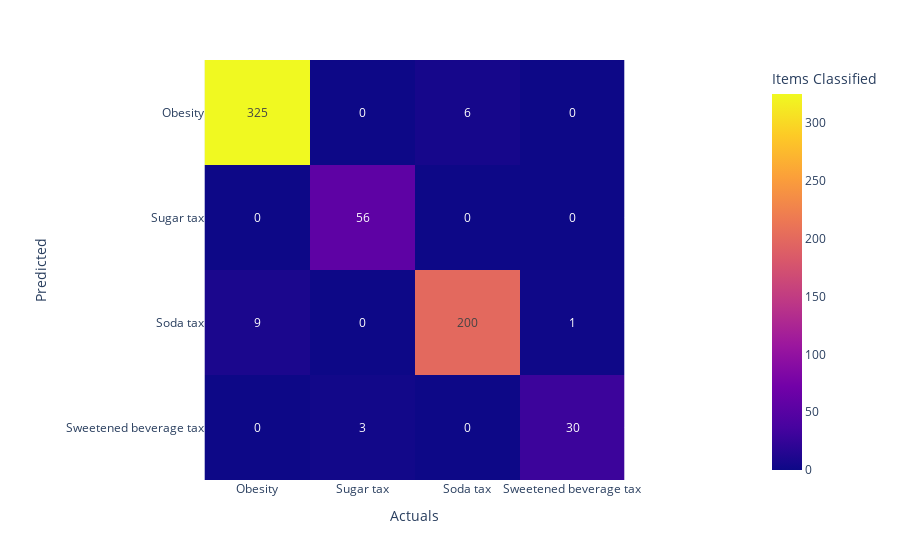
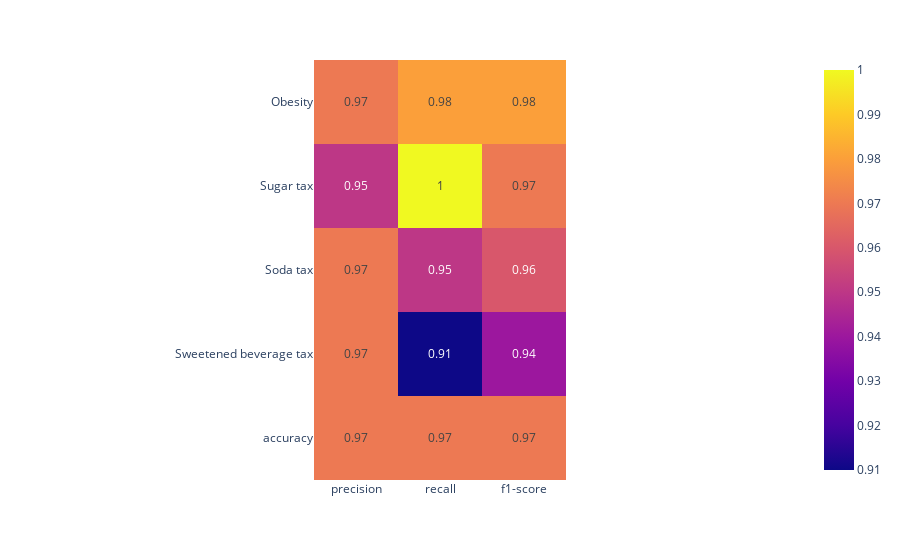

Write notebook code for charts like these, in order.
### Code cell
build_dt(count_vect_df, labels, "topic")

### Figure 1 — Plotly figure (JSON) as saved in the notebook; plotly's stock layout.template omitted (floating-point values rounded to 4 significant figures)
{"data": [{"coloraxis": "coloraxis", "hovertemplate": "Actuals: %{x}<br>Predicted: %{y}<br>Items Classified: %{z}<extra></extra>", "name": "0", "texttemplate": "%{z}", "type": "heatmap", "x": ["Obesity", "Sugar tax", "Soda tax", "Sweetened beverage tax"], "xaxis": "x", "y": ["Obesity", "Sugar tax", "Soda tax", "Sweetened beverage tax"], "yaxis": "y", "z": [[325, 0, 6, 0], [0, 56, 0, 0], [9, 0, 200, 1], [0, 3, 0, 30]]}], "layout": {"coloraxis": {"colorbar": {"title": {"text": "Items Classified"}}, "colorscale": [[0, "#0d0887"], [0.1111, "#46039f"], [0.2222, "#7201a8"], [0.3333, "#9c179e"], [0.4444, "#bd3786"], [0.5556, "#d8576b"], [0.6667, "#ed7953"], [0.7778, "#fb9f3a"], [0.8889, "#fdca26"], [1, "#f0f921"]]}, "margin": {"t": 60}, "xaxis": {"anchor": "y", "constrain": "domain", "domain": [0, 1], "scaleanchor": "y", "title": {"text": "Actuals"}}, "yaxis": {"anchor": "x", "autorange": "reversed", "constrain": "domain", "domain": [0, 1], "title": {"text": "Predicted"}}}}

### Figure 2 — Plotly figure (JSON) as saved in the notebook; plotly's stock layout.template omitted (floating-point values rounded to 4 significant figures)
{"data": [{"coloraxis": "coloraxis", "hovertemplate": "x: %{x}<br>y: %{y}<br>color: %{z}<extra></extra>", "name": "0", "texttemplate": "%{z}", "type": "heatmap", "x": ["precision", "recall", "f1-score"], "xaxis": "x", "y": ["Obesity", "Sugar tax", "Soda tax", "Sweetened beverage tax", "accuracy"], "yaxis": "y", "z": [[0.97, 0.98, 0.98], [0.95, 1, 0.97], [0.97, 0.95, 0.96], [0.97, 0.91, 0.94], [0.97, 0.97, 0.97]]}], "layout": {"coloraxis": {"colorscale": [[0, "#0d0887"], [0.1111, "#46039f"], [0.2222, "#7201a8"], [0.3333, "#9c179e"], [0.4444, "#bd3786"], [0.5556, "#d8576b"], [0.6667, "#ed7953"], [0.7778, "#fb9f3a"], [0.8889, "#fdca26"], [1, "#f0f921"]]}, "margin": {"t": 60}, "xaxis": {"anchor": "y", "constrain": "domain", "domain": [0, 1], "scaleanchor": "y"}, "yaxis": {"anchor": "x", "autorange": "reversed", "constrain": "domain", "domain": [0, 1]}}}
